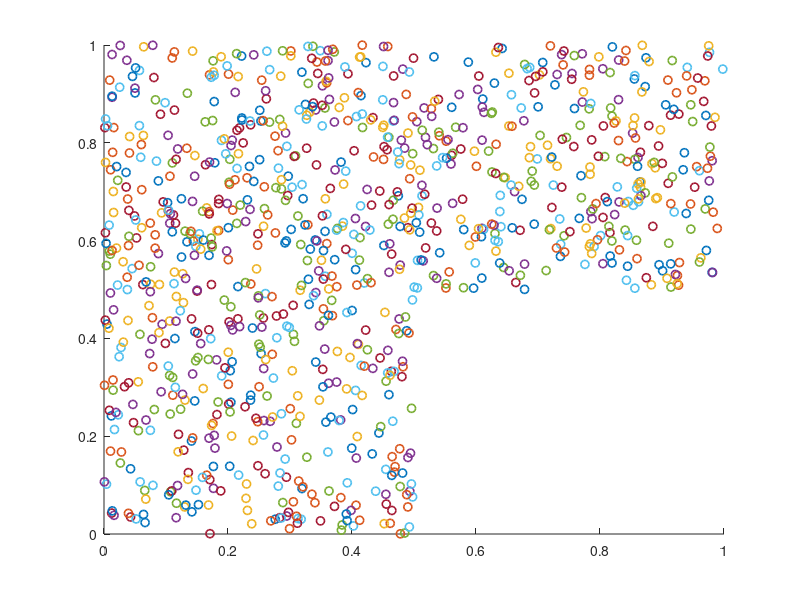

Here is the MATLAB script that generated this plot: (Note: this script raises an error after producing the figure.)
clear all, clc, clf, close all;

% INITIALIZING VARIABLES
M=100;
N=1000;
Torder=1e3;
Tconv=2e4;
sigma0=100;
eta0=0.1;
tausigma=300;
input_data=zeros(N,2);
weights = -1*ones(M, 2) +2*rand(M, 2);

% GENEATING DATA
n=0;
while n < N 
    x=rand;
    y=rand;
    if ~( x > 0.5 && y < 0.5 )
        n=n+1;
        input_data(n,:)=[x y];
        figure(1), hold on
        plot(x,y,'o','LineWidth',1.2)
    end
end

% --- TRAINING NETWORK ---
for t=1:(Torder+Tconv)% looping through all time steps
   
    if t <= Torder % updating eta and sigma according in ordering phase
       
       eta=eta0*exp(-t/tausigma);
       sigma=sigma0*exp(-t/tausigma);
       
       if t==Torder % plots the weights at the end of ordering phase
           figure(2), hold on
           plot(weights(:,1),weights(:,2),'-o','LineWidth',1.2)
       end
        
    else % updating eta and sigma according in convergence phase
       
       eta=0.01;
       sigma=0.9;
        
    end
    
    mu=randi([1 1000]); % randomly selects updating pattern
    pattern=input_data(mu,:);
    
    % derived index of winning neuron
    dist = inf;
    winningIndex = 0;
    for i = 1:M
        tempDist = norm(pattern-weights(i,:));
        if (tempDist < dist)
            dist = tempDist;
            winningIndex = i;
        end
    end
    
    % updates weights according to the Kohonen update rule
    weights=KohonenUpdate(pattern, winningIndex, weights, eta, sigma);

end

figure(3),hold on
plot(weights(:,1),weights(:,2),'-o','LineWidth',1.2)

% PLOTTING DETAILS
figure(1)
plot([0 0],[0 1],'k','LineWidth',2);plot([0.5 0.5],[0 0.5],'k','LineWidth',2);
plot([1 1],[0.5 1],'k','LineWidth',2);plot([0 0.5],[0 0],'k','LineWidth',2);
plot([0.5 1],[0.5 0.5],'k','LineWidth',2);plot([0 1],[1 1],'k','LineWidth',2);
title('Original Data Set','Interpreter','latex','FontSize',18)
xlabel('$\xi_1$','Interpreter','latex','FontSize',14)
ylabel('$\xi_2$','Interpreter','latex','FontSize',14)
set(gca,'FontSize',12)
figure(2)
plot([0 0],[0 1],'k','LineWidth',2);plot([0.5 0.5],[0 0.5],'k','LineWidth',2);
plot([1 1],[0.5 1],'k','LineWidth',2);plot([0 0.5],[0 0],'k','LineWidth',2);
plot([0.5 1],[0.5 0.5],'k','LineWidth',2);plot([0 1],[1 1],'k','LineWidth',2);
title('Weight Vectors after Ordering Phase','Interpreter','latex','FontSize',18)
xlabel('$w_1$','Interpreter','latex','FontSize',14)
ylabel('$w_2$','Interpreter','latex','FontSize',14)
figure(3)
plot([0 0],[0 1],'k','LineWidth',2);plot([0.5 0.5],[0 0.5],'k','LineWidth',2);
plot([1 1],[0.5 1],'k','LineWidth',2);plot([0 0.5],[0 0],'k','LineWidth',2);
plot([0.5 1],[0.5 0.5],'k','LineWidth',2);plot([0 1],[1 1],'k','LineWidth',2);
title('Weight Vectors after Convergence Phase','Interpreter','latex','FontSize',18)
xlabel('$w_1$','Interpreter','latex','FontSize',14)
ylabel('$w_2$','Interpreter','latex','FontSize',14)

